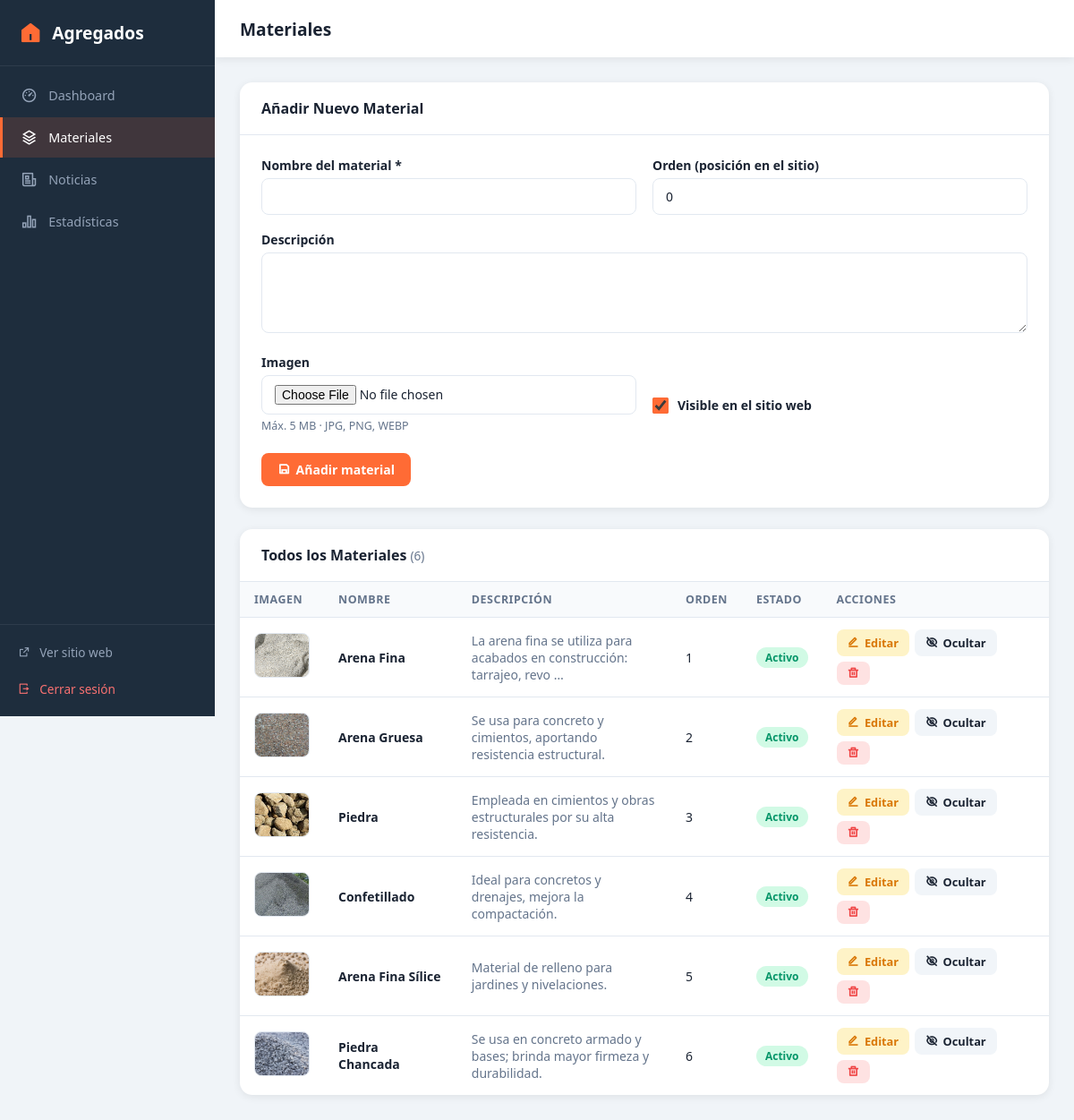
Screenshot of /admin/materiales.php (signed in) with the database file from the repository.
### tables this page shows
CREATE TABLE IF NOT EXISTS materiales (
    id          INT AUTO_INCREMENT PRIMARY KEY,
    nombre      VARCHAR(150) NOT NULL,
    descripcion TEXT,
    imagen      VARCHAR(300),
    activo      TINYINT(1) NOT NULL DEFAULT 1,
    orden       INT NOT NULL DEFAULT 0,
    created_at  TIMESTAMP DEFAULT CURRENT_TIMESTAMP
);

### admin/materiales.php (the view, shortened to what this page needs)
<?php
require_once __DIR__ . '/../db/config.php';
$editItem = null;
$materiales = $pdo->query("SELECT * FROM materiales ORDER BY orden, id")->fetchAll();
$pageTitle = 'Materiales';
require_once __DIR__ . '/includes/header.php';
?>
<div class="panel">
  <div class="ph">
    <h2><?= $editItem ? 'Editar Material' : 'Añadir Nuevo Material' ?></h2>
  </div>
  <div class="pb">
    <form method="post" enctype="multipart/form-data">
      <div class="fgrid">
        <div class="fg">
          <label>Nombre del material *</label>
          <input type="text" name="nombre" class="fc" required
                 value="<?= htmlspecialchars($editItem['nombre'] ?? '') ?>">
        </div>
        <div class="fg">
          <label>Orden (posición en el sitio)</label>
          <input type="number" name="orden" class="fc" min="0"
                 value="<?= (int)($editItem['orden'] ?? 0) ?>">
        </div>
        <div class="fg full">
          <label>Descripción</label>
          <textarea name="descripcion" class="fc"><?= htmlspecialchars($editItem['descripcion'] ?? '') ?></textarea>
        </div>
        <div class="fg">
          <label>Imagen <?= $editItem ? '<span style="font-weight:400;color:#64748b">(vacío = no cambiar)</span>' : '' ?></label>
          <input type="file" name="imagen" class="fc" accept="image/jpeg,image/png,image/webp">
          <small>Máx. 5 MB · JPG, PNG, WEBP</small>
        </div>
        <div class="fg" style="display:flex;align-items:center;gap:10px;padding-top:26px">
          <input type="checkbox" id="activo" name="activo" value="1"
                 style="width:18px;height:18px;accent-color:#ff6b35;cursor:pointer"
                 <?= ($editItem['activo'] ?? 1) ? 'checked' : '' ?>>
          <label for="activo" style="margin:0;cursor:pointer">Visible en el sitio web</label>
        </div>
      </div>
      <div style="margin-top:22px">
        <button type="submit" class="btn btn-primary">
          <i class="ri-save-line"></i>
          <?= $editItem ? 'Guardar cambios' : 'Añadir material' ?>
        </button>
      </div>
    </form>
  </div>
</div>
<div class="panel">
  <div class="ph">
    <h2>Todos los Materiales
      <span style="color:#64748b;font-size:.85rem;font-weight:400">(<?= count($materiales) ?>)</span>
    </h2>
  </div>
  <div class="tw">
    <table>
      <thead>
        <tr>
          <th>Imagen</th><th>Nombre</th><th>Descripción</th>
          <th>Orden</th><th>Estado</th><th>Acciones</th>
        </tr>
      </thead>
      <tbody>
      <?php if (!$materiales): ?>
        <tr><td colspan="6" style="text-align:center;color:#94a3b8;padding:30px">
          No hay materiales. Añade el primero arriba.
        </td></tr>
      <?php else: ?>
      <?php foreach ($materiales as $m): ?>
        <tr>
          <td>
            <?php if ($m['imagen']): ?>
            <img src="../<?= htmlspecialchars($m['imagen']) ?>" class="thumb" alt="">
            <?php else: ?>
            <div class="nothumb"><i class="ri-image-line"></i></div>
            <?php endif; ?>
          </td>
          <td><strong><?= htmlspecialchars($m['nombre']) ?></strong></td>
          <td style="max-width:240px;color:#64748b">
            <?= htmlspecialchars(mb_substr($m['descripcion'] ?? '', 0, 70)) ?>
            <?= mb_strlen($m['descripcion'] ?? '') > 70 ? '…' : '' ?>
          </td>
          <td><?= (int)$m['orden'] ?></td>
          <td><span class="badge badge-<?= $m['activo']?'on':'off' ?>"><?= $m['activo']?'Activo':'Inactivo' ?></span></td>
          <td>
            <div class="tda">
              <a href="?action=edit&id=<?= $m['id'] ?>" class="btn btn-warning btn-sm">
                <i class="ri-edit-line"></i> Editar
              </a>
              <form method="post" style="display:inline">
                <button type="submit" class="btn btn-ghost btn-sm">
                  <i class="ri-eye-<?= $m['activo']?'off':'' ?>-line"></i>
                  <?= $m['activo']?'Ocultar':'Mostrar' ?>
                </button>
              </form>
              <form method="post" style="display:inline"
                    onsubmit="return confirm('¿Eliminar «<?= htmlspecialchars(addslashes($m['nombre'])) ?>»?')">
                <button type="submit" class="btn btn-danger btn-sm">
                  <i class="ri-delete-bin-line"></i>
                </button>
              </form>
            </div>
          </td>
        </tr>
      <?php endforeach; ?>
      <?php endif; ?>
      </tbody>
    </table>
  </div>
</div>
<?php require_once __DIR__ . '/includes/footer.php'; ?>

### admin/includes/header.php (shortened to what this page needs)
<?php
$page  = basename($_SERVER['PHP_SELF'], '.php');
$title = $pageTitle ?? 'Panel Admin';
$nav   = [
    'dashboard'    => ['ri-dashboard-3-line', 'Dashboard'],
    'materiales'   => ['ri-stack-line',       'Materiales'],
    'noticias'     => ['ri-newspaper-line',    'Noticias'],
    'estadisticas' => ['ri-bar-chart-2-line',  'Estadísticas'],
];
?>
<!DOCTYPE html>
<html lang="es">
<head>
<link href="https://cdn.jsdelivr.net/npm/remixicon@4.5.0/fonts/remixicon.css" rel="stylesheet">
</head>
<body>
<div class="admin-wrap">
  <aside class="sidebar" id="sidebar">
    <div class="sb-brand">
      <i class="ri-home-5-fill"></i>
      <span>Agregados</span>
    </div>
    <nav class="sb-nav">
      <?php foreach ($nav as $slug => [$ico, $lbl]): ?>
      <a href="<?= $slug ?>.php" class="<?= $page === $slug ? 'active' : '' ?>">
        <i class="<?= $ico ?>"></i> <span><?= $lbl ?></span>
      </a>
      <?php endforeach; ?>
    </nav>
    <div class="sb-bottom">
      <a href="../index.php" target="_blank" class="sb-ext">
        <i class="ri-external-link-line"></i> Ver sitio web
      </a>
      <a href="logout.php" class="sb-logout">
        <i class="ri-logout-box-r-line"></i> Cerrar sesión
      </a>
    </div>
  </aside>
  <div class="admin-body">
    <header class="topbar">
      <h1 class="topbar-title"><?= htmlspecialchars($title) ?></h1>
    </header>
    <main class="admin-main">

### admin/includes/footer.php (shortened to what this page needs)
    </main>
  </div>
</div>
</body>
</html>

### admin/includes/header.php (style rules this page uses)
:root { --p:#ff6b35;--p2:#e65a2e;--sb:#1e2d3d;--bg:#f0f4f8;--wh:#fff;--tx:#1a2332;--mu:#64748b;--br:#e2e8f0;--sh:0 2px 10px rgba(0,0,0,.08);--sh2:0 8px 24px rgba(0,0,0,.14) }
* { margin:0;padding:0;box-sizing:border-box;font-family:'Segoe UI',system-ui,sans-serif }
body { background:var(--bg);color:var(--tx) }
a { text-decoration:none;color:inherit }
.admin-wrap { display:flex;min-height:100vh }
.sidebar { width:240px;min-height:100vh;background:var(--sb);display:flex;flex-direction:column;position:fixed;top:0;left:0;z-index:200;transition:transform .3s ease }
.sb-brand { display:flex;align-items:center;gap:10px;padding:22px 20px;color:#fff;border-bottom:1px solid rgba(255,255,255,.07) }
.sb-brand i { color:var(--p);font-size:1.7rem }
.sb-brand span { font-size:1.2rem;font-weight:700 }
.sb-nav { flex:1;padding:10px 0;display:flex;flex-direction:column;gap:2px;overflow-y:auto }
.sb-nav a { display:flex;align-items:center;gap:12px;padding:12px 20px;color:#94a3b8;font-size:.9rem;border-left:3px solid transparent;transition:all .2s }
.sb-nav a:hover,.sb-nav a.active { color:#fff;background:rgba(255,107,53,.15);border-left-color:var(--p) }
.sb-nav a i { font-size:1.15rem;flex-shrink:0 }
.sb-bottom { padding:10px 0;border-top:1px solid rgba(255,255,255,.07) }
.sb-ext { display:flex;align-items:center;gap:10px;padding:11px 20px;color:#94a3b8;font-size:.85rem;transition:color .2s }
.sb-logout { display:flex;align-items:center;gap:10px;padding:11px 20px;color:#f87171;font-size:.85rem;transition:background .2s }
.admin-body { margin-left:240px;flex:1;display:flex;flex-direction:column;min-height:100vh }
.topbar { background:var(--wh);padding:0 28px;height:64px;display:flex;align-items:center;gap:16px;box-shadow:var(--sh);position:sticky;top:0;z-index:100 }
.topbar-title { font-size:1.2rem;font-weight:700;flex:1 }
.admin-main { padding:28px;flex:1 }
.panel { background:var(--wh);border-radius:14px;box-shadow:var(--sh);margin-bottom:24px;overflow:hidden }
.ph { padding:18px 24px;border-bottom:1px solid var(--br);display:flex;align-items:center;justify-content:space-between;gap:12px;flex-wrap:wrap }
.ph h2 { font-size:1rem;font-weight:700 }
.pb { padding:24px }
.btn { display:inline-flex;align-items:center;gap:6px;padding:9px 18px;border-radius:8px;border:none;cursor:pointer;font-size:.875rem;font-weight:600;transition:all .2s;text-decoration:none }
.btn-primary { background:var(--p);color:#fff }
.btn-danger { background:#fee2e2;color:#ef4444 }
.btn-warning { background:#fef3c7;color:#d97706 }
.btn-ghost { background:#f1f5f9;color:var(--tx) }
.btn-sm { padding:6px 12px;font-size:.8rem }
.tw { overflow-x:auto }
table { width:100%;border-collapse:collapse;font-size:.875rem }
th { background:#f8fafc;padding:11px 16px;text-align:left;font-weight:600;color:var(--mu);font-size:.78rem;text-transform:uppercase;letter-spacing:.04em;border-bottom:1px solid var(--br);white-space:nowrap }
td { padding:13px 16px;border-bottom:1px solid var(--br);vertical-align:middle }
tr:last-child td { border-bottom:none }
.tda { display:flex;gap:6px;align-items:center;flex-wrap:wrap }
.fgrid { display:grid;grid-template-columns:1fr 1fr;gap:18px }
.full { grid-column:1/-1 }
.fg { margin-bottom:0 }
label { display:block;margin-bottom:5px;font-weight:600;font-size:.875rem }
.fc { width:100%;padding:10px 14px;border:1.5px solid var(--br);border-radius:8px;font-size:.875rem;color:var(--tx);background:var(--wh);font-family:inherit;transition:border-color .2s,box-shadow .2s }
textarea.fc { resize:vertical;min-height:90px }
small { display:block;margin-top:4px;color:var(--mu);font-size:.78rem }
.badge { display:inline-block;padding:3px 10px;border-radius:20px;font-size:.75rem;font-weight:600 }
.badge-on { background:#d1fae5;color:#059669 }
.thumb { width:62px;height:50px;object-fit:cover;border-radius:8px;border:1px solid var(--br) }

### rows the page displays
materiales: imagen (picture), nombre "Arena Fina", descripcion "La arena fina se utiliza para acabados en construcción: tarrajeo, revo", orden "1", activo "Activo"
materiales: imagen (picture), nombre "Arena Gruesa", descripcion "Se usa para concreto y cimientos, aportando resistencia estructural.", orden "2", activo "Activo"
materiales: imagen (picture), nombre "Piedra", descripcion "Empleada en cimientos y obras estructurales por su alta resistencia.", orden "3", activo "Activo"
materiales: imagen (picture), nombre "Confetillado", descripcion "Ideal para concretos y drenajes, mejora la compactación.", orden "4", activo "Activo"
materiales: imagen (picture), nombre "Arena Fina Sílice", descripcion "Material de relleno para jardines y nivelaciones.", orden "5", activo "Activo"
materiales: imagen (picture), nombre "Piedra Chancada", descripcion "Se usa en concreto armado y bases; brinda mayor firmeza y durabilidad.", orden "6", activo "Activo"

### other values shown
$lbl "Dashboard"
$lbl "Materiales"
$lbl "Noticias"
$lbl "Estadísticas"
$title "Materiales"
count($materiales) "6"
